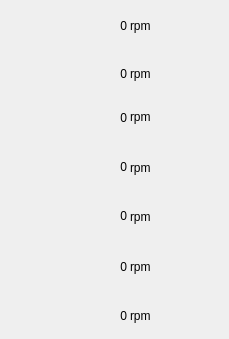
     <widget class="QWidget" name="scrollAreaWidgetContents_11">
      <property name="geometry">
       <rect>
        <x>0</x>
        <y>0</y>
        <width>229</width>
        <height>339</height>
       </rect>
      </property>
      <widget class="MQlabel" name="w_elevator">
       <property name="geometry">
        <rect>
         <x>180</x>
         <y>300</y>
         <width>40</width>
         <height>40</height>
        </rect>
       </property>
       <property name="styleSheet">
        <string notr="true">border-image: url(:/images/engine/warning.png);</string>
       </property>
       <property name="text">
        <string/>
       </property>
      </widget>
      <widget class="QLabel" name="label_62">
       <property name="geometry">
        <rect>
         <x>10</x>
         <y>100</y>
         <width>40</width>
         <height>40</height>
        </rect>
       </property>
       <property name="styleSheet">
        <string notr="true">border-image: url(:/images/engine/draught_fan.png);</string>
       </property>
       <property name="text">
        <string/>
       </property>
      </widget>
      <widget class="QLabel" name="label_34">
       <property name="geometry">
        <rect>
         <x>11</x>
         <y>248</y>
         <width>35</width>
         <height>35</height>
        </rect>
       </property>
       <property name="styleSheet">
        <string notr="true">border-image: url(:/images/engine/ReThreshing.png);</string>
       </property>
       <property name="text">
        <string/>
       </property>
      </widget>
      <widget class="QLabel" name="label_8">
       <property name="geometry">
        <rect>
         <x>10</x>
         <y>9</y>
         <width>40</width>
         <height>40</height>
        </rect>
       </property>
       <property name="styleSheet">
        <string notr="true">border-image: url(:/images/engine/ReelSpeed.png);</string>
       </property>
       <property name="text">
        <string/>
       </property>
      </widget>
      <widget class="QLabel" name="l_dtfan_sp">
       <property name="geometry">
        <rect>
         <x>67</x>
         <y>102</y>
         <width>60</width>
         <height>31</height>
        </rect>
       </property>
       <property name="text">
        <string>0</string>
       </property>
       <property name="alignment">
        <set>Qt::AlignRight|Qt::AlignTrailing|Qt::AlignVCenter</set>
       </property>
      </widget>
      <widget class="MQlabel" name="w_rollerspeed">
       <property name="geometry">
        <rect>
         <x>180</x>
         <y>200</y>
         <width>40</width>
         <height>40</height>
        </rect>
       </property>
       <property name="styleSheet">
        <string notr="true">border-image: url(:/images/engine/warning.png);</string>
       </property>
       <property name="text">
        <string/>
       </property>
      </widget>
      <widget class="QLabel" name="re_thr_sp">
       <property name="geometry">
        <rect>
         <x>67</x>
         <y>251</y>
         <width>60</width>
         <height>31</height>
        </rect>
       </property>
       <property name="text">
        <string>0</string>
       </property>
       <property name="alignment">
        <set>Qt::AlignRight|Qt::AlignTrailing|Qt::AlignVCenter</set>
       </property>
      </widget>
      <widget class="MQlabel" name="w_re_thr_sp">
       <property name="geometry">
        <rect>
         <x>180</x>
         <y>250</y>
         <width>40</width>
         <height>40</height>
        </rect>
       </property>
       <property name="styleSheet">
        <string notr="true">border-image: url(:/images/engine/warning.png);</string>
       </property>
       <property name="text">
        <string/>
       </property>
      </widget>
      <widget class="MQlabel" name="w_cut_mach">
       <property name="geometry">
        <rect>
         <x>180</x>
         <y>57</y>
         <width>40</width>
         <height>40</height>
        </rect>
       </property>
       <property name="styleSheet">
        <string notr="true">border-image: url(:/images/engine/warning.png);</string>
       </property>
       <property name="text">
        <string/>
       </property>
      </widget>
      <widget class="QLabel" name="label_63">
       <property name="geometry">
        <rect>
         <x>10</x>
         <y>58</y>
         <width>40</width>
         <height>40</height>
        </rect>
       </property>
       <property name="styleSheet">
        <string notr="true">border-image: url(:/images/engine/cut_mach.png);</string>
       </property>
       <property name="text">
        <string/>
       </property>
      </widget>
      <widget class="QLabel" name="label_31">
       <property name="geometry">
        <rect>
         <x>9</x>
         <y>149</y>
         <width>40</width>
         <height>40</height>
        </rect>
       </property>
       <property name="styleSheet">
        <string notr="true">border-image: url(:/images/engine/FeedAugerSpeed.png);</string>
       </property>
       <property name="text">
        <string/>
       </property>
      </widget>
      <widget class="QLabel" name="l_fdaugersp">
       <property name="geometry">
        <rect>
         <x>67</x>
         <y>151</y>
         <width>60</width>
         <height>31</height>
        </rect>
       </property>
       <property name="text">
        <string>0</string>
       </property>
       <property name="alignment">
        <set>Qt::AlignRight|Qt::AlignTrailing|Qt::AlignVCenter</set>
       </property>
      </widget>
      <widget class="QLabel" name="label_27">
       <property name="geometry">
        <rect>
         <x>10</x>
         <y>297</y>
         <width>40</width>
         <height>40</height>
        </rect>
       </property>
       <property name="styleSheet">
        <string notr="true">border-image: url(:/images/engine/Elevator.png);</string>
       </property>
       <property name="text">
        <string/>
       </property>
      </widget>
      <widget class="QLabel" name="l_reedspeed">
       <property name="geometry">
        <rect>
         <x>67</x>
         <y>10</y>
         <width>60</width>
         <height>31</height>
        </rect>
       </property>
       <property name="text">
        <string>0</string>
       </property>
       <property name="alignment">
        <set>Qt::AlignRight|Qt::AlignTrailing|Qt::AlignVCenter</set>
       </property>
      </widget>
      <widget class="MQlabel" name="w_fdaugersp">
       <property name="geometry">
        <rect>
         <x>180</x>
         <y>150</y>
         <width>40</width>
         <height>40</height>
        </rect>
       </property>
       <property name="styleSheet">
        <string notr="true">border-image: url(:/images/engine/warning.png);</string>
       </property>
       <property name="text">
        <string/>
       </property>
      </widget>
      <widget class="QLabel" name="l_rollerspeed">
       <property name="geometry">
        <rect>
         <x>67</x>
         <y>200</y>
         <width>60</width>
         <height>31</height>
        </rect>
       </property>
       <property name="text">
        <string>0</string>
       </property>
       <property name="alignment">
        <set>Qt::AlignRight|Qt::AlignTrailing|Qt::AlignVCenter</set>
       </property>
      </widget>
      <widget class="QLabel" name="cut_mach">
       <property name="geometry">
        <rect>
         <x>67</x>
         <y>58</y>
         <width>60</width>
         <height>31</height>
        </rect>
       </property>
       <property name="text">
        <string>0</string>
       </property>
       <property name="alignment">
        <set>Qt::AlignRight|Qt::AlignTrailing|Qt::AlignVCenter</set>
       </property>
      </widget>
      <widget class="MQlabel" name="w_dtfan_sp">
       <property name="geometry">
        <rect>
         <x>180</x>
         <y>100</y>
         <width>40</width>
         <height>40</height>
        </rect>
       </property>
       <property name="styleSheet">
        <string notr="true">border-image: url(:/images/engine/warning.png);</string>
       </property>
       <property name="text">
        <string/>
       </property>
      </widget>
      <widget class="QLabel" name="l_elevator">
       <property name="geometry">
        <rect>
         <x>67</x>
         <y>300</y>
         <width>60</width>
         <height>31</height>
        </rect>
       </property>
       <property name="styleSheet">
        <string notr="true"/>
       </property>
       <property name="text">
        <string>0</string>
       </property>
       <property name="alignment">
        <set>Qt::AlignRight|Qt::AlignTrailing|Qt::AlignVCenter</set>
       </property>
      </widget>
      <widget class="QLabel" name="label_9">
       <property name="geometry">
        <rect>
         <x>9</x>
         <y>197</y>
         <width>40</width>
         <height>40</height>
        </rect>
       </property>
       <property name="styleSheet">
        <string notr="true">border-image: url(:/images/engine/RollerSpeed.png);</string>
       </property>
       <property name="text">
        <string/>
       </property>
      </widget>
      <widget class="MQlabel" name="w_reed_speed">
       <property name="geometry">
        <rect>
         <x>180</x>
         <y>8</y>
         <width>40</width>
         <height>40</height>
        </rect>
       </property>
       <property name="styleSheet">
        <string notr="true">border-image: url(:/images/engine/warning.png);</string>
       </property>
       <property name="text">
        <string/>
       </property>
      </widget>
      <widget class="QLabel" name="label">
       <property name="geometry">
        <rect>
         <x>130</x>
         <y>10</y>
         <width>45</width>
         <height>31</height>
        </rect>
       </property>
       <property name="text">
        <string>rpm</string>
       </property>
      </widget>
      <widget class="QLabel" name="label_3">
       <property name="geometry">
        <rect>
         <x>130</x>
         <y>58</y>
         <width>45</width>
         <height>31</height>
        </rect>
       </property>
       <property name="text">
        <string>rpm</string>
       </property>
      </widget>
      <widget class="QLabel" name="label_4">
       <property name="geometry">
        <rect>
         <x>130</x>
         <y>101</y>
         <width>45</width>
         <height>31</height>
        </rect>
       </property>
       <property name="text">
        <string>rpm</string>
       </property>
      </widget>
      <widget class="QLabel" name="label_5">
       <property name="geometry">
        <rect>
         <x>130</x>
         <y>201</y>
         <width>45</width>
         <height>31</height>
        </rect>
       </property>
       <property name="text">
        <string>rpm</string>
       </property>
      </widget>
      <widget class="QLabel" name="label_10">
       <property name="geometry">
        <rect>
         <x>130</x>
         <y>152</y>
         <width>45</width>
         <height>31</height>
        </rect>
       </property>
       <property name="text">
        <string>rpm</string>
       </property>
      </widget>
      <widget class="QLabel" name="label_14">
       <property name="geometry">
        <rect>
         <x>130</x>
         <y>251</y>
         <width>45</width>
         <height>31</height>
        </rect>
       </property>
       <property name="text">
        <string>rpm</string>
       </property>
      </widget>
      <widget class="QLabel" name="label_15">
       <property name="geometry">
        <rect>
         <x>130</x>
         <y>300</y>
         <width>45</width>
         <height>31</height>
        </rect>
       </property>
       <property name="text">
        <string>rpm</string>
       </property>
      </widget>
     </widget>
